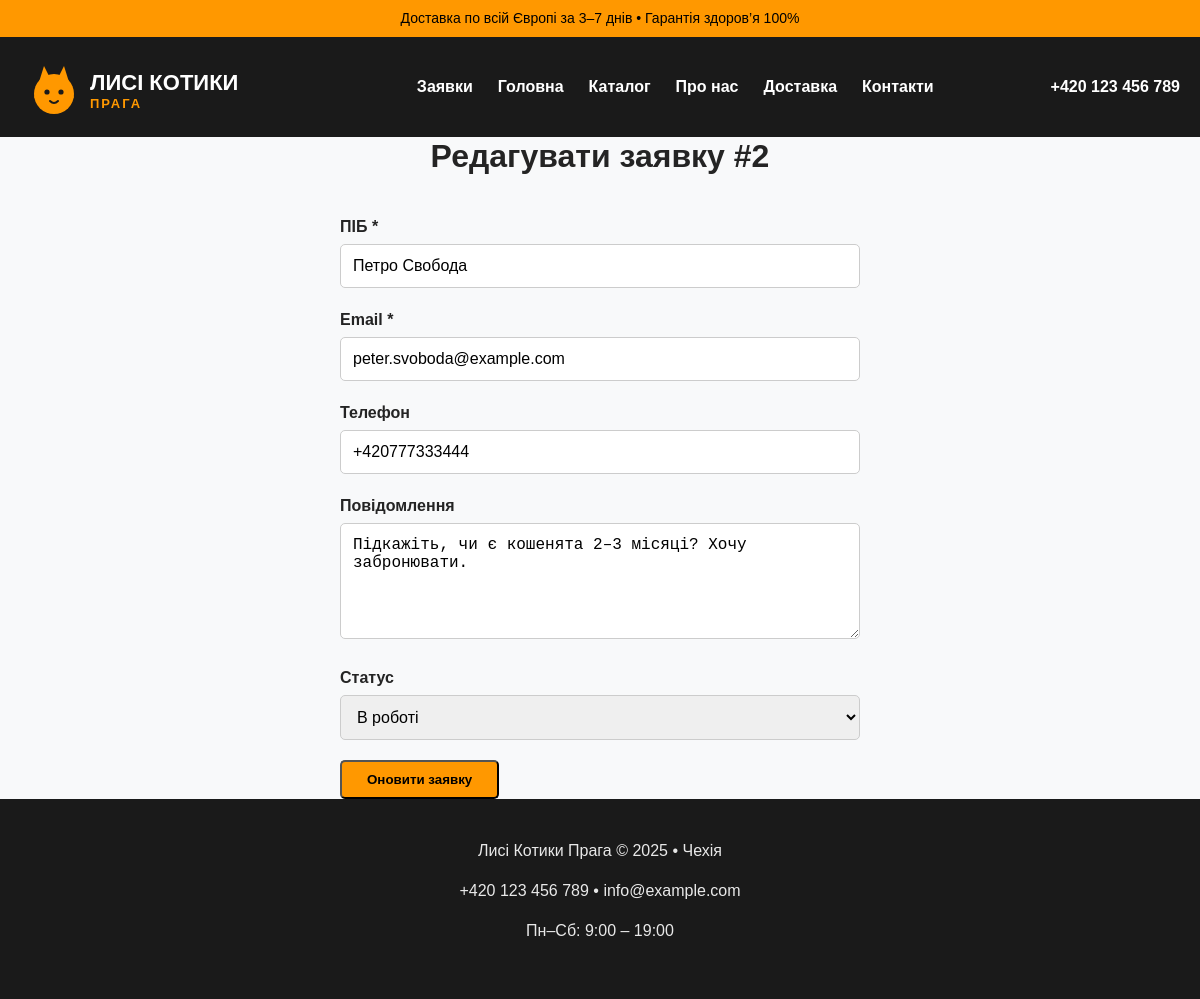
Screenshot of /edit_request.php?id=2 (signed in) with the database file from the repository.
### tables this page shows
CREATE TABLE IF NOT EXISTS requests (
    id INT UNSIGNED AUTO_INCREMENT PRIMARY KEY,
    name VARCHAR(100) NOT NULL,
    email VARCHAR(150) NOT NULL,
    phone VARCHAR(20) NULL,
    age VARCHAR(20) NULL,
    color VARCHAR(50) NULL,
    message TEXT NOT NULL,
    consent TINYINT(1) NOT NULL DEFAULT 0,
    status VARCHAR(20) NOT NULL DEFAULT 'new',
    created_at DATETIME NOT NULL DEFAULT CURRENT_TIMESTAMP
);

### src/RequestRepository.php (called while the page is built, shortened)
<?php
final class RequestRepository
{
    public function find(int $id): ?RequestRecord
    {
        $stmt = $this->pdo->prepare('SELECT * FROM requests WHERE id = ?');
        $stmt->execute([$id]);
        $row = $stmt->fetch(PDO::FETCH_ASSOC);
        return $row !== false ? RequestRecord::fromRow($row) : null;
    }
}

### src/RequestRecord.php (called while the page is built, shortened)
<?php
final class RequestRecord
{
    public static function fromRow(array $row): self
    {
        return new self(
            id: (int) $row['id'],
            name: (string) $row['name'],
            email: (string) $row['email'],
            phone: $row['phone'] !== null ? (string) $row['phone'] : null,
            age: $row['age'] !== null ? (string) $row['age'] : null,
            color: $row['color'] !== null ? (string) $row['color'] : null,
            message: (string) $row['message'],
            consent: (bool) $row['consent'],
            status: (string) ($row['status'] ?? RequestStatus::NEW),
            createdAt: (string) $row['created_at'],
        );
    }
}

### src/RequestStatus.php (called while the page is built, shortened)
<?php
final class RequestStatus
{
    public static function all(): array
    {
        return [self::NEW, self::IN_PROGRESS, self::CLOSED];
    }
    public static function ukrainianLabel(string $status): string
    {
        return match ($status) {
            self::NEW => 'Нова',
            self::IN_PROGRESS => 'В роботі',
            self::CLOSED => 'Закрита',
            default => $status,
        };
    }
}

### edit_request.php (the view, shortened to what this page needs)
<?php
include 'includes/header.php';
$repo = new RequestRepository($pdo);
$id = isset($_GET['id']) ? (int) $_GET['id'] : null;
$request = $repo->find($id);
?>
<h2 class="section-title">Редагувати заявку #<?= $id ?></h2>
<form method="POST">
    <label>ПІБ <span>*</span></label>
    <input type="text" name="name" value="<?= htmlspecialchars($request->name) ?>" required>
    <label>Email <span>*</span></label>
    <input type="email" name="email" value="<?= htmlspecialchars($request->email) ?>" required>
    <label>Телефон</label>
    <input type="tel" name="phone" value="<?= htmlspecialchars($request->phone ?? '') ?>">
    <label>Повідомлення</label>
    <textarea name="message" rows="5" required><?= htmlspecialchars($request->message) ?></textarea>
    <label>Статус</label>
    <select name="status">
        <?php foreach (RequestStatus::all() as $status): ?>
            <option value="<?= htmlspecialchars($status) ?>" <?= $status === $request->status ? 'selected' : '' ?>>
                <?= htmlspecialchars(RequestStatus::ukrainianLabel($status)) ?>
            </option>
        <?php endforeach; ?>
    </select>
    <button type="submit" class="button">Оновити заявку</button>
</form>
<?php include 'includes/footer.php'; ?>

### assets/css/style.css (style rules this page uses)
* { box-sizing: border-box; }
body { margin: 0; font-family: Arial, sans-serif; line-height: 1.5; color: #242424; background: #f8f9fa; }
h1, h2, h3 { margin: 0 0 16px; line-height: 1.2; font-weight: bold; }
.section-title { text-align: center; margin-bottom: 40px; font-size: 32px; }
.button { background: #ff9800; color: #000; padding: 10px 25px; text-decoration: none; font-weight: bold; border-radius: 5px; white-space: nowrap; display: inline-block; }
form { max-width: 520px; margin: 0 auto; }
label { display: block; font-weight: bold; margin-bottom: 5px; }
input, select, textarea { width: 100%; padding: 12px; border: 1px solid #ccc; border-radius: 5px; margin-bottom: 20px; font-size: 16px; }
form { max-width: 100%; }
@media (min-width: 768px) { form { max-width: 520px; } }

### rows the page displays
requests: name "Петро Свобода", email "peter.svoboda@example.com", phone "+420777333444", message "Підкажіть, чи є кошенята 2–3 місяці? Хочу забронювати."

### other values shown
$id "2"
form field status "В роботі"
